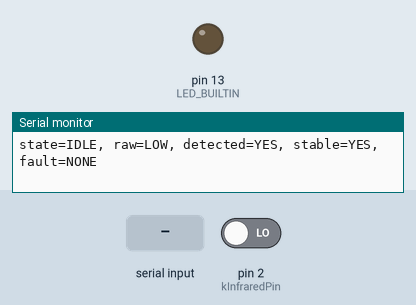
A sketch run on a simulated Arduino Uno, built with avr-gcc and run on an emulated ATmega328P. Parts: output pins drawn as LEDs (lit = HIGH), the last lines printed to the serial monitor. The inputs (shaded band) are chosen by the test bench; at power-on: pin 2 (kInfraredPin) LOW.

Above: at 1.2 s.
1.3 s: "f\n" received over Serial
At 1.7 s:
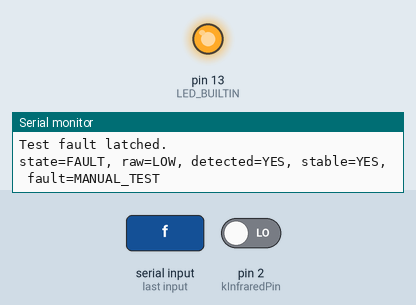
6.5 s: byte 114 ('r') received over Serial
At 6.9 s:
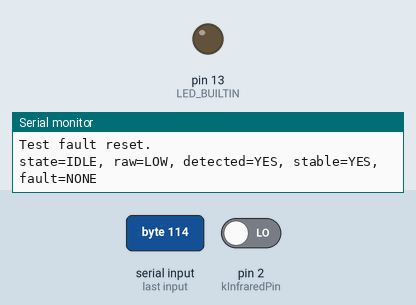
Timing chart, 0 to 9.5 s (numbered marks = the images above; inputs shaded):
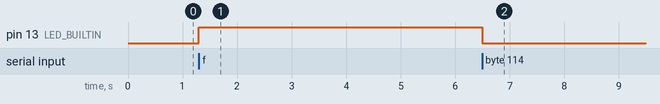

Measured:
- after the input at 1.3 s, pin 13 (LED_BUILTIN): LOW → HIGH at once
- after the input at 6.5 s, pin 13 (LED_BUILTIN): HIGH → LOW at once

The sketch:

TrebuchetController.ino
```cpp
#include <Arduino.h>
#include "src/config/config.h"
#include "src/sensors/infrared.h"
#include "src/control/system_controller.h"

SystemController controller;
uint32_t lastReportMs = 0;

const char* stateName(SystemState state) {
    switch (state) {
        case SystemState::Init:  return "INIT";
        case SystemState::Idle:  return "IDLE";
        case SystemState::Test:  return "TEST";
        case SystemState::Fault: return "FAULT";
        default:                 return "UNKNOWN";
    }
}

const char* faultName(FaultCode code) {
    switch (code) {
        case FaultCode::None:       return "NONE";
        case FaultCode::ManualTest: return "MANUAL_TEST";
        default:                    return "UNKNOWN";
    }
}

void printHelp() {
    Serial.println(F("Commands:"));
    Serial.println(F("  t = toggle monitor test mode"));
    Serial.println(F("  f = inject a test fault"));
    Serial.println(F("  r = reset a test fault"));
    Serial.println(F("  ? = show commands"));
}

void handleSerial() {
    while (Serial.available() > 0) {
        const char command = Serial.read();

        switch (command) {
            case 't':
            case 'T':
                Serial.println(
                    controller.toggleTest()
                        ? F("Test mode toggled.")
                        : F("Rejected: system is fault-locked."));
                break;

            case 'f':
            case 'F':
                controller.forceTestFault();
                Serial.println(F("Test fault latched."));
                break;

            case 'r':
            case 'R': {
                const InfraredReading reading = Infrared::read();
                Serial.println(
                    controller.resetFault(reading.stable)
                        ? F("Test fault reset.")
                        : F("Reset rejected: no resettable fault or input unstable."));
                break;
            }

            case '?':
                printHelp();
                break;

            case '\r':
            case '\n':
                break;

            default:
                Serial.println(F("Unknown command. Send ? for help."));
                break;
        }
    }
}

void setup() {
    Serial.begin(115200);
    pinMode(LED_BUILTIN, OUTPUT);

    Infrared::begin();
    controller.begin();

    Serial.println();
    Serial.println(F("TrebuchetController monitor v0.1"));
    Serial.println(F("No servo actuation is implemented."));
    Serial.println(F("Verify sensor polarity before relying on detection."));
    printHelp();
}

void loop() {
    const uint32_t now = millis();

    Infrared::update(now);
    handleSerial();
    controller.update(now);

    // Onboard LED indicates a latched software fault.
    digitalWrite(
        LED_BUILTIN,
        controller.state() == SystemState::Fault ? HIGH : LOW
    );

    if ((uint32_t)(now - lastReportMs) >=
        AppConfig::kReportIntervalMs) {
        lastReportMs = now;

        const InfraredReading reading = Infrared::read();

        Serial.print(F("state="));
        Serial.print(stateName(controller.state()));

        Serial.print(F(", raw="));
        Serial.print(reading.rawLevel == HIGH ? F("HIGH") : F("LOW"));

        Serial.print(F(", detected="));
        Serial.print(reading.detected ? F("YES") : F("NO"));

        Serial.print(F(", stable="));
        Serial.print(reading.stable ? F("YES") : F("NO"));

        Serial.print(F(", fault="));
        Serial.println(faultName(controller.faultCode()));
    }
}
```

safety_guard.h
```cpp
#pragma once
#include <Arduino.h>

enum class FaultCode : uint8_t {
    None,
    ManualTest
};

class SafetyGuard {
public:
    SafetyGuard() : faulted_(false), code_(FaultCode::None) {}

    void latch(FaultCode code) {
        faulted_ = true;
        code_ = code;
    }

    bool reset(bool inputStable) {
        if (!faulted_ || !inputStable) {
            return false;
        }

        faulted_ = false;
        code_ = FaultCode::None;
        return true;
    }

    bool isFaulted() const {
        return faulted_;
    }

    FaultCode faultCode() const {
        return code_;
    }

private:
    bool faulted_;
    FaultCode code_;
};
```

system_controller.cpp
```cpp
#include "system_controller.h"

SystemController::SystemController()
    : state_(SystemState::Init) {}

void SystemController::begin() {
    state_ = SystemState::Idle;
}

void SystemController::update(uint32_t now) {
    (void)now;

    if (safety_.isFaulted()) {
        state_ = SystemState::Fault;
    }
}

bool SystemController::toggleTest() {
    if (safety_.isFaulted()) {
        state_ = SystemState::Fault;
        return false;
    }

    if (state_ == SystemState::Idle) {
        state_ = SystemState::Test;
        return true;
    }

    if (state_ == SystemState::Test) {
        state_ = SystemState::Idle;
        return true;
    }

    return false;
}

bool SystemController::forceTestFault() {
    safety_.latch(FaultCode::ManualTest);
    state_ = SystemState::Fault;
    return true;
}

bool SystemController::resetFault(bool inputStable) {
    if (!safety_.reset(inputStable)) {
        return false;
    }

    state_ = SystemState::Idle;
    return true;
}

SystemState SystemController::state() const {
    return state_;
}

FaultCode SystemController::faultCode() const {
    return safety_.faultCode();
}
```

system_controller.h
```cpp
#pragma once
#include <Arduino.h>
#include "safety_guard.h"

enum class SystemState : uint8_t {
    Init,
    Idle,
    Test,
    Fault
};

class SystemController {
public:
    SystemController();

    void begin();
    void update(uint32_t now);

    bool toggleTest();
    bool forceTestFault();
    bool resetFault(bool inputStable);

    SystemState state() const;
    FaultCode faultCode() const;

private:
    SystemState state_;
    SafetyGuard safety_;
};
```

infrared.cpp
```cpp
#include <Arduino.h>
#include "../config/config.h"
#include "infrared.h"

namespace {
uint8_t rawLevel = HIGH;
uint8_t candidateLevel = HIGH;
uint8_t stableLevel = HIGH;

uint32_t candidateSinceMs = 0;
uint32_t lastChangeMs = 0;
bool initialized = false;
bool stable = false;
}

namespace Infrared {

void begin() {
    pinMode(AppConfig::kInfraredPin, INPUT);

    const uint32_t now = millis();
    rawLevel = digitalRead(AppConfig::kInfraredPin);
    candidateLevel = rawLevel;
    stableLevel = rawLevel;

    candidateSinceMs = now;
    lastChangeMs = now;
    initialized = true;
    stable = false;
}

void update(uint32_t now) {
    if (!initialized) {
        return;
    }

    const uint8_t currentLevel =
        digitalRead(AppConfig::kInfraredPin);

    if (currentLevel != rawLevel) {
        rawLevel = currentLevel;
        candidateLevel = currentLevel;
        candidateSinceMs = now;
        lastChangeMs = now;
        stable = false;
    }

    if (!stable &&
        currentLevel == candidateLevel &&
        (uint32_t)(now - candidateSinceMs) >=
            AppConfig::kDebounceMs) {
        stableLevel = candidateLevel;
        stable = true;
    }
}

InfraredReading read() {
    InfraredReading result{};
    result.rawLevel = rawLevel;
    result.detected =
        stable && stableLevel == AppConfig::kInfraredActiveLevel;
    result.stable = stable;
    result.lastChangeMs = lastChangeMs;
    return result;
}

}
```

infrared.h
```cpp
#pragma once
#include <Arduino.h>

struct InfraredReading {
    uint8_t rawLevel;
    bool detected;
    bool stable;
    uint32_t lastChangeMs;
};

namespace Infrared {
void begin();
void update(uint32_t now);
InfraredReading read();
}
```

config.h
```cpp
#pragma once
#include <Arduino.h>

namespace AppConfig {
constexpr uint8_t kInfraredPin = 2;  // HW-870 OUT

// HW-870 通常在检测到障碍时输出 LOW；仍须通过实际读数验证。
constexpr uint8_t kInfraredActiveLevel = LOW;

constexpr uint32_t kDebounceMs = 30;
constexpr uint32_t kReportIntervalMs = 500;

// 预留接口：v0.1 固件不读取按钮、不驱动 LED 与舵机。
constexpr uint8_t kTestButtonPin = 3;
constexpr uint8_t kResetButtonPin = 4;

// Sensor Shield V5.0：舵机只取 S/G，V 针不接；舵机电源走独立 5V/10A 母线。
// 接口基线通道：D5 = MG995，D6 = SG90 #1，D9 = SG90 #2；改动先更新规范文档。
constexpr uint8_t kServo1Pin = 5;
constexpr uint8_t kServo2Pin = 6;
constexpr uint8_t kServo3Pin = 9;

constexpr uint8_t kLedGreenPin = 10;
constexpr uint8_t kLedYellowPin = 11;
constexpr uint8_t kLedRedPin = 12;

constexpr uint8_t kButtonActiveLevel = LOW;
constexpr uint8_t kLedActiveLevel = HIGH;
constexpr uint32_t kButtonDebounceMs = 30;

constexpr uint16_t kServoMinPulseUs = 1000;
constexpr uint16_t kServoNeutralPulseUs = 1500;
constexpr uint16_t kServoMaxPulseUs = 2000;
}
```
